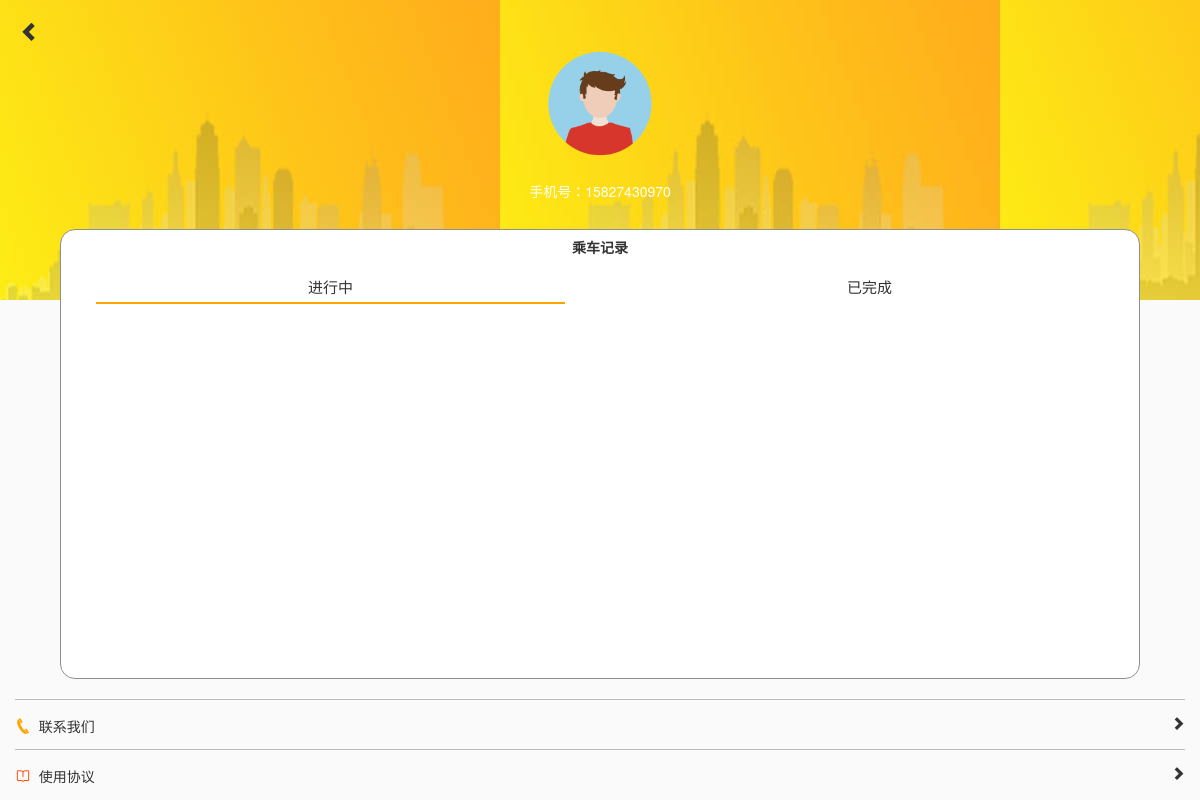
Page /ucenter/ (signed in) on the earlier database version.
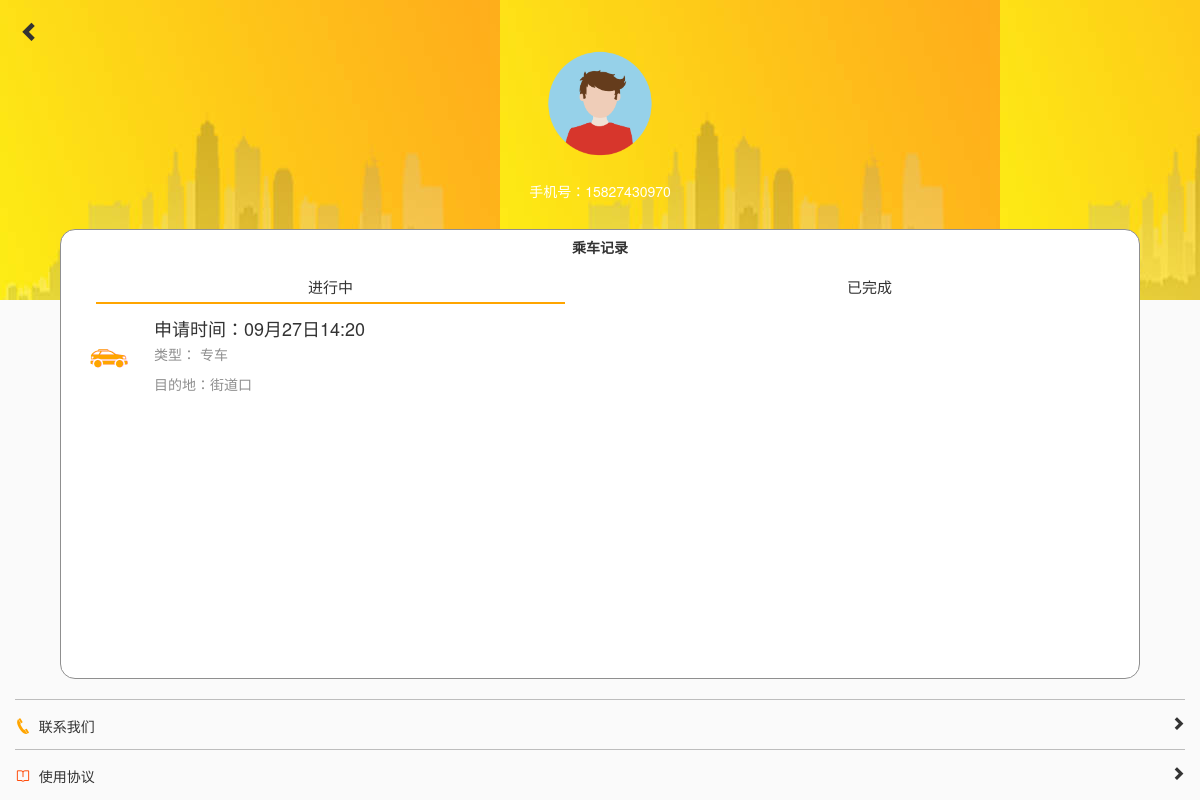
Same page on the later database version.
### apps/users/models.py (models this page shows, shortened)
class UcenterReserveWrapper(models.Model):
    user = models.ForeignKey(User)
    reserve_pk = models.IntegerField()
    reserve_type = models.IntegerField(choices=((1, '校车'), (2, "专车")))
    reserve_status = models.BooleanField(default=False)

### apps/reserve/models.py (models this page shows, shortened)
class SpecialCarTravel(models.Model):
    PLACE_CHOICE = ((1, "大花岭"), (2, "街道口"), (3, "光谷"), (4, "武昌站"), (5, "汉口火车站"), (6, "武汉站"))
    user = models.ForeignKey(User, verbose_name="用户")
    car = models.ForeignKey(SpecialCar, verbose_name="专车")
    place = models.IntegerField(choices=PLACE_CHOICE,verbose_name="目的地")
    is_accept = models.BooleanField(default=False, verbose_name="是否接受")
    is_done = models.BooleanField(default=False, verbose_name="是否完成")
    date_travel = models.DateTimeField(default=timezone.now, verbose_name="出行时间")
    class Meta:
        verbose_name = "专车出行申请"
        verbose_name_plural = verbose_name
        ordering = ['-date_travel']

### apps/users/views.py (the view)
# urls.py: url(r'^ucenter/$', users_views.UcenterView.as_view(), name='ucenter'),
class UcenterView(LoginRequiredMixin, TemplateView):
    template_name = 'ucenter/ucenter.html'
    def get(self, request, *args, **kwargs):
        if request.user.usertype == 1:
            return HttpResponseRedirect(reverse('driverindex'))
        context = self.get_context_data(**kwargs)
        return self.render_to_response(context)

### apps/users/models.py (called while the page is built)
    def get_now_reserve(self):
        return self.ucenterreservewrapper_set.all().filter(reserve_status=False)

    def get_done_reserve(self):
        return self.ucenterreservewrapper_set.all().filter(reserve_status=True)

### apps/users/templatetags/ucenter.py (called while the page is built)
@register.simple_tag
def parse_single_reserve_wrapper_obj(obj):
    try:
        rpk = obj.reserve_pk
        rtype = obj.reserve_type
        if rtype == 1:
            s = SchoolBusReserve.objects.get(pk=rpk)
            return s
        elif rtype == 2:
            s = SpecialCarTravel.objects.get(pk=rpk)
            return s
    except:
        return None

### templates/ucenter/ucenter.html (shortened to what the changed rows need)
{% extends 'base.html' %}
{% load staticfiles %}
{% load ucenter %}
{% block exthead %}
    <link href="{% static 'ucenter/ucenter.css' %}" rel="stylesheet" type="text/css">
    <link href="{% static 'ucenter/iconfont.css' %}" rel="stylesheet" type="text/css">
    <link href="https://cdn.bootcss.com/animate.css/3.5.2/animate.min.css" rel="stylesheet">
{% endblock %}
{% block body %}
    <section class="record">
        <div class="container-fluid">
            <div class="row text-center">
                <h5 style="font-weight: bold">乘车记录</h5>
            </div>
            <div class="row text-center statusnav">
                <div class="col-xs-6">
                </div>
                <div class="col-xs-6">
                </div>
            </div>
            <div class="row animated fadeIn" id="now">
                <div class="col-xs-12">
                    {% for reserve in user.get_now_reserve %}
                        {% parse_single_reserve_wrapper_obj reserve as sbs %}
                        <div class="media recordli" style="cursor: pointer"
                                {% if reserve.reserve_type == 1 %}
                             onclick="location.href='{% url 'schoolbusreservesuccess' reserve.reserve_pk %}'"
                                {% elif reserve.reserve_type == 2 %}
                             onclick="location.href='{% url 'specailcarmatch' sbs.car.pk %}'"
                                {% endif %}>
                            <div class="media-left">
                                {% if reserve.reserve_type == 1 %}
                                    <a>
                                        <img src="{% static 'ucenter/1.png' %}" class="media-object"
                                             style="margin-top: 10px">
                                    </a>
                                {% elif reserve.reserve_type == 2 %}
                                    <a>
                                        <img src="{% static 'ucenter/2.png' %}" class="media-object"
                                             style="margin-top: 10px">
                                    </a>
                                {% endif %}
                            </div>
                            <div class="media-body">
                                {% if reserve.reserve_type == 1 %}
                                    <h4 class="media-heading">预约时间：{{ sbs.date_reserve | date:'m月d日H:i' }}</h4>
                                    <p style="color: #8f8f8f">类型：{% if reserve.reserve_type == 1 %}校车{% else %}
                                        专车{% endif %}</p>
                                    <p style="color: #8f8f8f">发车时刻：{{ sbs.schoolbus.schedule.date_schedule }}</p>
                                {% elif reserve.reserve_type == 2 %}
                                    <h4 class="media-heading">申请时间：{{ sbs.date_travel | date:'m月d日H:i' }}</h4>
                                    <p style="color: #8f8f8f">类型：{% if reserve.reserve_type == 1 %}校车{% else %}
                                        专车{% endif %}</p>
                                    <p style="color: #8f8f8f">目的地：{{ sbs.get_place_display }}</p>
                                {% endif %}
                            </div>
                        </div>
                    {% endfor %}
                </div>
            </div>
        </div>
    </section>
{% endblock %}

Differences in the rows shown:
added UcenterReserveWrapper: reserve_type 2 (drawn)
added SpecialCarTravel: date_travel "09月27日14:20", place "街道口"
